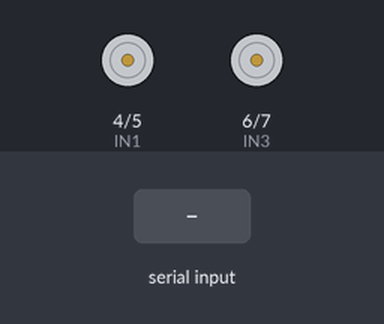
The sketch below on a simulated Arduino Uno, built with avr-gcc and run on an emulated ATmega328P. Parts: motor-driver pin pairs drawn as motors (green arrow = first pin HIGH = forward, orange = second pin HIGH = backward, longer = more drive). Inputs (shaded band) come from the test bench.

Above: at 1.2 s.
1.3 s: "R" received over Serial
At 2.2 s:
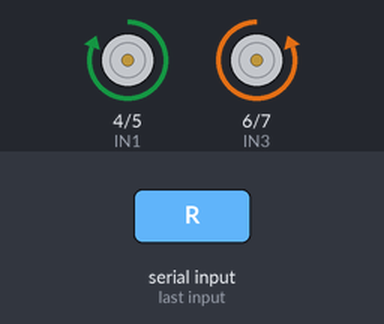
2.8 s: "B" received over Serial
At 3.3 s:
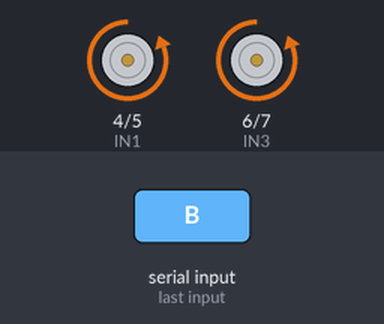
4.3 s: "L" received over Serial
At 5.5 s:
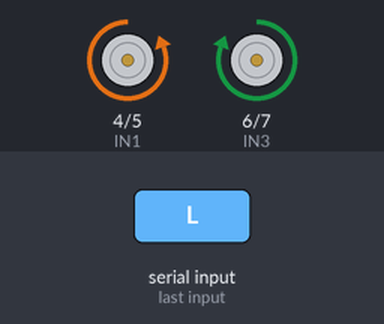
5.8 s: "S" received over Serial
At 6.8 s:
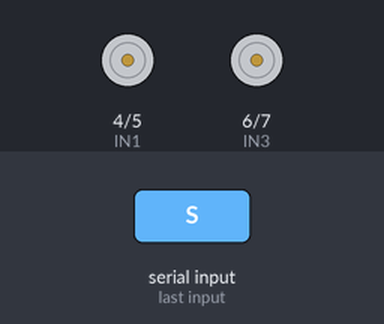
Timing chart, 0 to 8.3 s (numbered marks = the images above; inputs shaded):
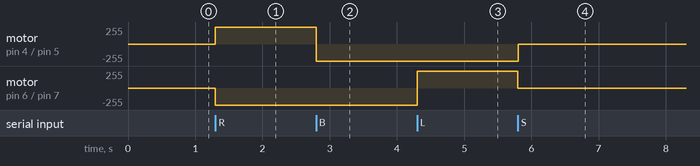

The sketch:

Robot.ino
```cpp
//#include<SoftwareSerial.h>

// Variáveis
int IN1 = 4;
int IN2 = 5;
int IN3 = 6;
int IN4 = 7;
int bluetooth;
// end Variáveis

//SoftwareSerial carrinho(10,11) // (TX, RX)


// SETUP
void setup()
{
 // Pino motores
 pinMode(IN1, OUTPUT);
 pinMode(IN2, OUTPUT);
 pinMode(IN3, OUTPUT);
 pinMode(IN4, OUTPUT);
// Comunicação Serial
 Serial.begin(9600);

}
// end SETUP


// LOOP
void loop()
{

     if (Serial.available() > 0) {

    bluetooth = Serial.read();

    if (bluetooth == 'R'){
      motor_A_frente();
      motor_B_frente();
    }

    if (bluetooth == 'B'){
      motor_A_atras();
      motor_B_atras();
    }

    if (bluetooth == 'L'){
      motor_A_atras();
      motor_B_frente();
    }

    if (bluetooth == 'R'){
      motor_A_frente();
      motor_B_atras();
    }


    if (bluetooth == 'S'){
      motor_B_parar();
      motor_A_parar();
    }

  }


}
// end LOOP

//      *** MOTOR A ***
void motor_A_frente(){
//Gira o Motor A no sentido horario
 digitalWrite(IN1, HIGH);
 digitalWrite(IN2, LOW);
}

void motor_A_parar(){
  //Parar o motor A
 digitalWrite(IN1, LOW);
 digitalWrite(IN2, LOW);
  }

void motor_A_atras(){

//Gira o Motor A no sentido anti-horario
 digitalWrite(IN1, LOW);
 digitalWrite(IN2, HIGH);
}

//    ***   MOTOR B ***

void motor_B_frente(){
//Gira o Motor B no sentido horario
 digitalWrite(IN3, HIGH);
 digitalWrite(IN4, LOW);
}
void motor_B_parar(){
  //Parar o motor B
 digitalWrite(IN3, LOW);
 digitalWrite(IN4, LOW);
}
void motor_B_atras(){
//Gira o Motor B no sentido anti-horario
 digitalWrite(IN3, LOW);
 digitalWrite(IN4, HIGH);
}
```

Measured:
- after the input at 1.3 s, motor on pin 4 (IN1) / pin 5 (IN2): stopped → forward 255/255 at once; motor on pin 6 (IN3) / pin 7 (IN4): stopped → backward 255/255 at once
- after the input at 2.8 s, motor on pin 4 (IN1) / pin 5 (IN2): forward 255/255 → backward 255/255 at once
- after the input at 4.3 s, motor on pin 6 (IN3) / pin 7 (IN4): backward 255/255 → forward 255/255 at once
- after the input at 5.8 s, motor on pin 4 (IN1) / pin 5 (IN2): backward 255/255 → stopped at once; motor on pin 6 (IN3) / pin 7 (IN4): forward 255/255 → stopped at once
